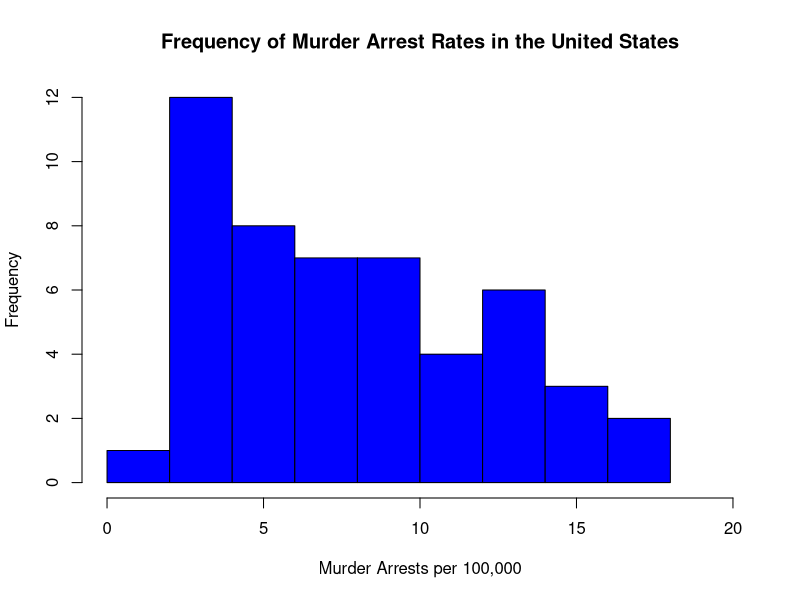
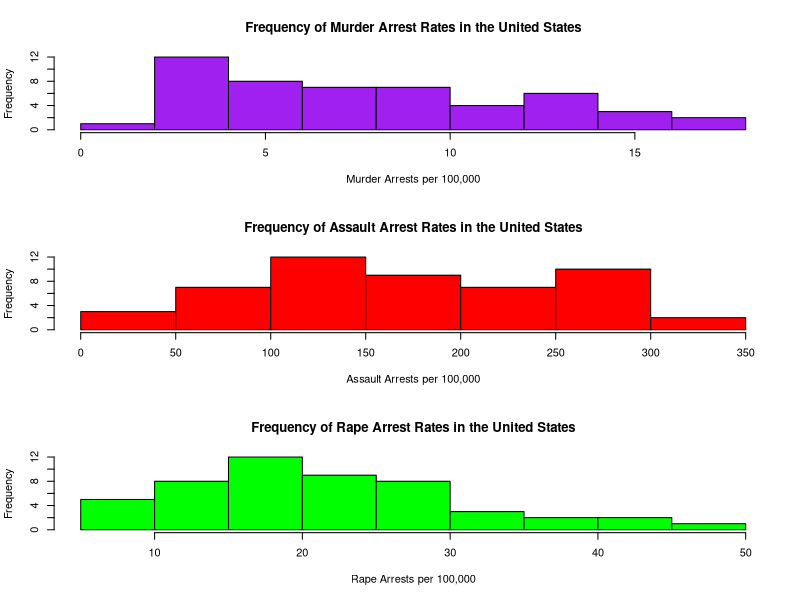
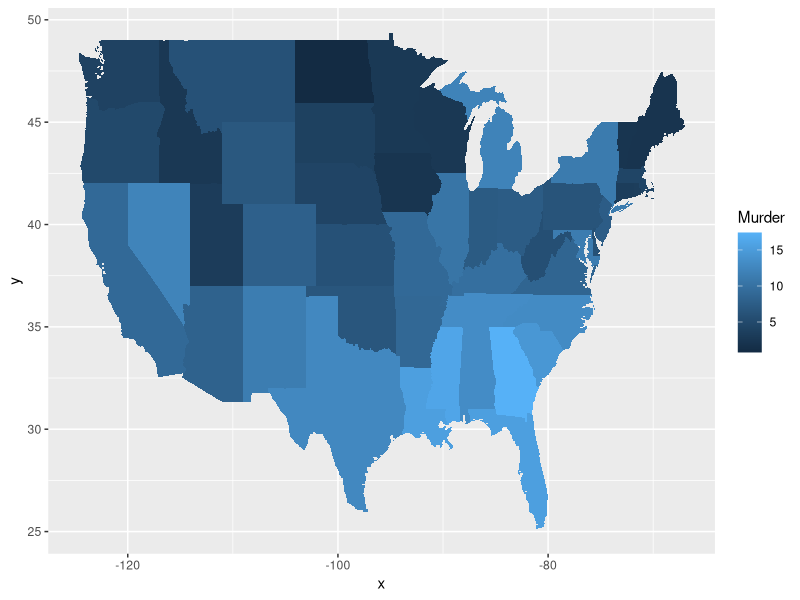

The R source for these figures, in order:
## ---- chunk 1
knitr::opts_chunk$set(message=FALSE,warning=FALSE, cache=TRUE)
## ---- chunk 2
#install.packages("datasets")
library(datasets)
## ---- chunk 3
dat<-USArrests
## ---- chunk 4
dat$state<-tolower(rownames(USArrests))
## ---- chunk 5
names(dat)
## ---- chunk 6
class(dat$Murder)
## ---- chunk 7
head(dat)
## ---- chunk 8
hist(dat$Murder, main="Frequency of Murder Arrest Rates in the United States", xlab = "Murder Arrests per 100,000", border="black", col = "blue", xlim= c(0,20))
## ---- chunk 9
mean(dat$Murder)
median(dat$Murder)
quantile(dat$Murder)
## ---- chunk 10
#Assault
mean(dat$Assault)
median(dat$Assault)
quantile(dat$Assault)
## ---- chunk 11
#Rape
mean(dat$Rape)
median(dat$Rape)
quantile(dat$Rape)
## ---- chunk 12
par(mfrow=c(3,1))
hist(dat$Murder, main="Frequency of Murder Arrest Rates in the United States", xlab = "Murder Arrests per 100,000", border="black", col = "Purple")
hist(dat$Assault, main="Frequency of Assault Arrest Rates in the United States", xlab = "Assault Arrests per 100,000", border="black", col = "Red")
hist(dat$Rape, main="Frequency of Rape Arrest Rates in the United States", xlab = "Rape Arrests per 100,000", border="black", col = "Green")
## ---- chunk 13
#install.packages("maps") 
#this installs the maps package, which allows the program to draw geographical maps.
#install.packages("ggplot2") 
#this installs the ggplot2 program, which allows the program to create elegant data visualizations using the Grammar of Graphics. In other words, it allows for very complex plots/graphics to be created within a data frame. 
library(maps)  
#this line loads the newly-installed "maps" package
library(ggplot2) 
#this line loads the newly-installed "ggplot2" package
ggplot(dat, aes(map_id=state, fill=Murder)) + 
  geom_map(map=map_data("state")) + 
  expand_limits(x=map_data("state")$long, y=map_data("state")$lat)
#this long line of code reflects the 3 fundamental parts of the ggplot: data, aesthetics, and geometry. It tells the program to use the Murder data from dat and the new "state" variable that we create in Problem 2. It also indicates the x and y variables such that they are instead reflecting latitude and longitude. 
